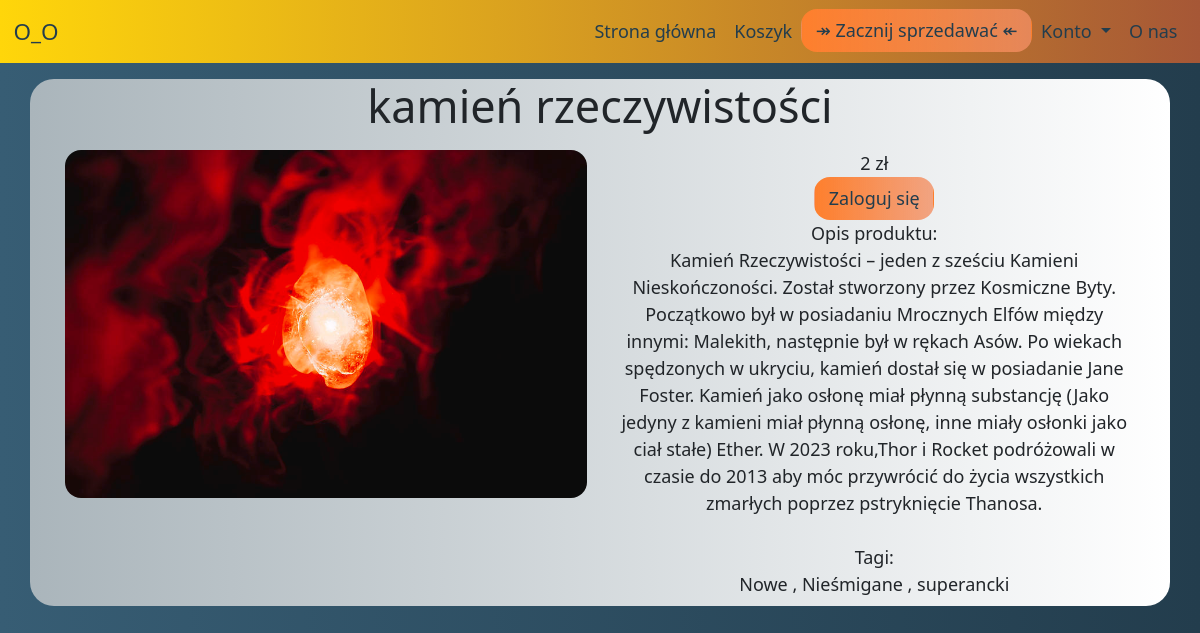
Screenshot of /index.php?Strona=Produkty&&ID=49 with the database file from the repository.
### tables this page shows
CREATE TABLE `produkty` (
  `ID` int(255) NOT NULL,
  `Kogo_produkt` int(255) NOT NULL,
  `Opis` longtext NOT NULL,
  `Tytul` varchar(255) NOT NULL,
  `Data_dodania` date NOT NULL,
  `Zdjecie` varchar(255) NOT NULL,
  `Cena` double NOT NULL,
  `Tagi` varchar(255) NOT NULL
);

### podstrony/Produkty.php (the view)
<?php
include "rzecz.php";
if (($k == "k") && (isset($_GET['ID']))) {
	$DB = mysqli_connect(
		$Database_Host,
		$Database_User,
		$Database_Pssss,
		$Database_name
	);
	$query = "SELECT * FROM produkty WHERE ID = '$_GET[ID]'";
	$result = mysqli_query($DB, $query);
	while ($row = $result->fetch_assoc()) {
		echo "
		<div class='container tło-produkt'>
			<div class='row'>
    			<div class='col'>
      				<h1>" . $row['Tytul'] . "</h1>
    			</div>
			</div>
  			<div class='row'>
    			<div class='col'>
				<img class='img-fluid' src='podstrony/zdjecia/produkty/" . $row['Zdjecie'] . "' />
    			</div>
				<div class='col'>
				" . $row['Cena'] . " zł <br>";
		if (isset($_SESSION['user'])) {
			echo "<a href='index.php?Strona=Koszyk&&ID=" . $_GET['ID'] . "'><button  class='btn'>Dodaj do koszyka</button></a>";
		} else {
			echo "<a href='index.php?Strona=Logowanie'><button  class='btn'>Zaloguj się</button></a>";
		}
		echo "<div class='col'>
				Opis produktu:  <br>
					" . $row['Opis'] . "
				</div>
				<br>
				<div>Tagi: <br>" . $row['Tagi'] . "</div>
				</div>
  			</div>
			<div class='row'>
				<div class='col'>
				</div>
			</div>
		</div>
		";
	}
} else {
	header("Location: /index.php?Strona=StronaGłówna");
}

### css/styl.css (style rules this page uses)
* { font-size: large; }
.row { margin-top: 1vh; margin: 1vh; max-width: 100vw; }
img { min-width: 200px; border-radius: 2vh; }
.tło-produkt { margin-top: 2vh; border-radius: 2vw; width: auto; background: -webkit-linear-gradient(90deg, #aab5bb 0%, #ffffff 100%); background: -moz-linear-gradient(90deg, #aab5bb 0%, #ffffff 100%); background: -o-linear-gradient(90deg, #aab5bb 0%, #ffffff 100%); background: linear-gradient(90deg, #aab5bb 0%, #ffffff 100%); }
.btn { background: -webkit-linear-gradient(90deg, #fe7f2d 0%, rgba(243, 143, 100, 0.7882352941) 100%); background: -moz-linear-gradient(90deg, #fe7f2d 0%, rgba(243, 143, 100, 0.7882352941) 100%); background: -o-linear-gradient(90deg, #fe7f2d 0%, rgba(243, 143, 100, 0.7882352941) 100%); background: linear-gradient(90deg, #fe7f2d 0%, rgba(243, 143, 100, 0.7882352941) 100%); color: #233D4D; border-radius: 2vh; width: fit-content; }
a { text-decoration: none; color: #233D4D; }
body { text-align: center; background: -webkit-linear-gradient(90deg, #375d74 0%, #233d4d 100%); background: -moz-linear-gradient(90deg, #375d74 0%, #233d4d 100%); background: -o-linear-gradient(90deg, #375d74 0%, #233d4d 100%); background: linear-gradient(90deg, #375d74 0%, #233d4d 100%); }

### rows the page displays
produkty: Tytul "kamień rzeczywistości", Zdjecie (picture), Cena "2", Opis "Kamień Rzeczywistości – jeden z sześciu Kamieni Nieskończoności. Został stworzony przez Kosmiczne Byty. Początkowo był w posiadaniu Mrocznych Elfów między innymi: Malekith, następnie był w rękach Asów. Po wiekach spędzonych w ukryciu, kamień dostał się w posiadanie Jane Foster. Kamień jako osłonę miał płynną substancję (Jako jedyny z kamieni miał płynną osłonę, inne miały osłonki jako ciał stałe) Ether. W 2023 roku,Thor i Rocket podróżowali w czasie do 2013 aby móc przywrócić do życia wszystkich zmarłych poprzez pstryknięcie Thanosa.", Tagi "Nowe , Nieśmigane , superancki"
